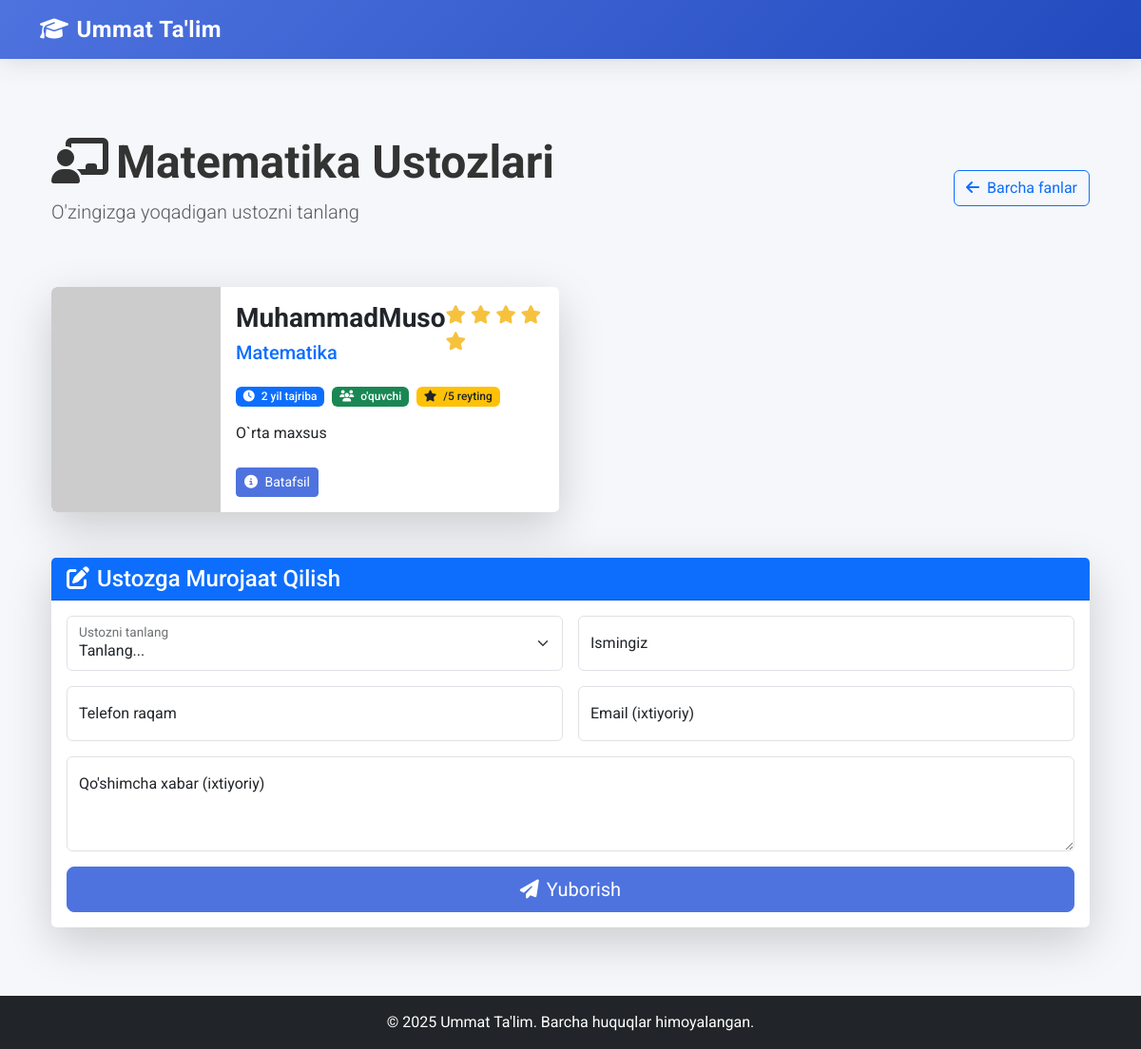
The page /fan/1/ on the database as committed earlier.
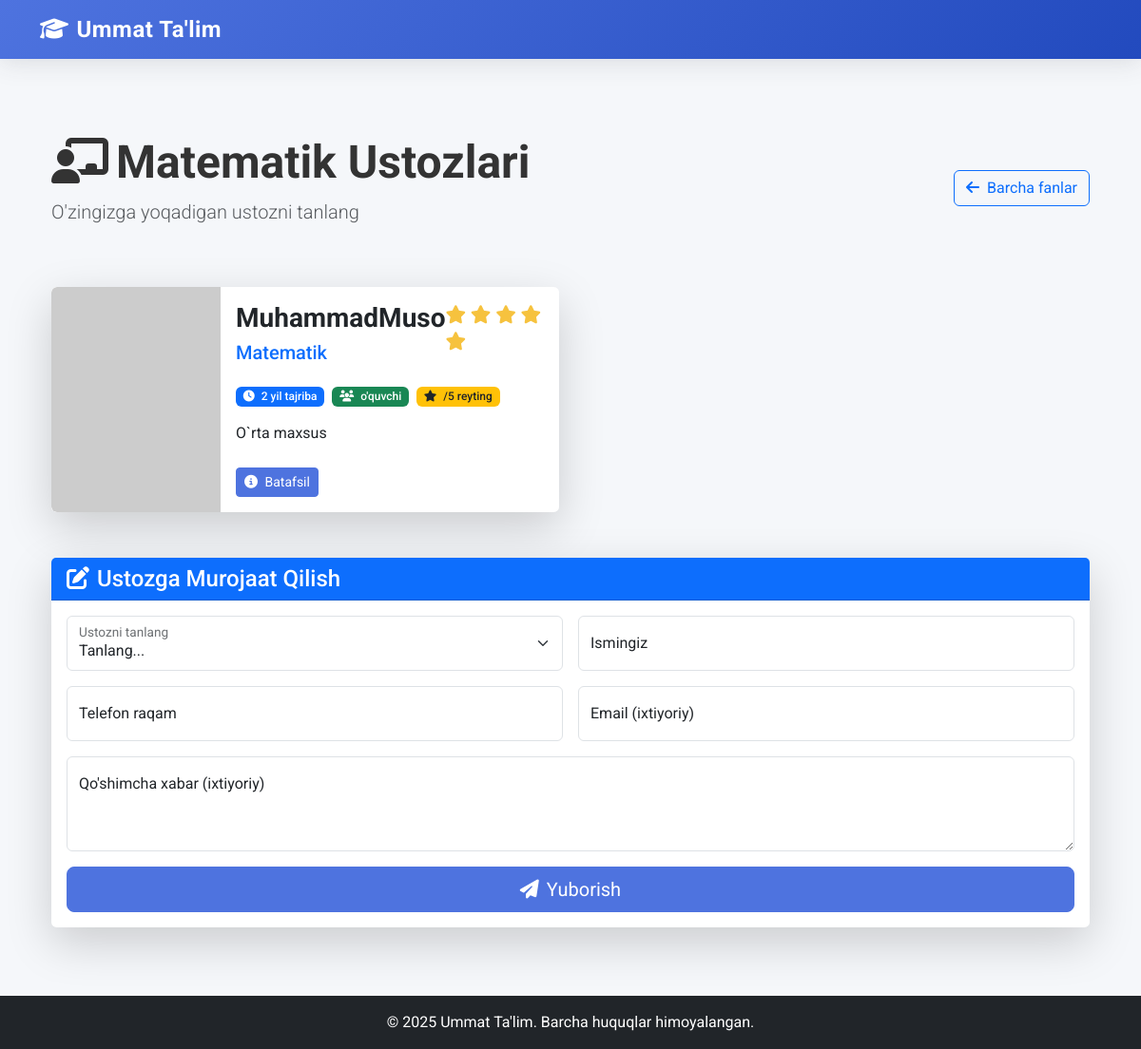
The same page on the database as committed later.
### core/models.py (models this page shows, shortened)
class Fan(models.Model):
    nomi = models.CharField(max_length=100)

class Ustoz(models.Model):
    ism = models.CharField(max_length=100)
    tajriba_yil = models.IntegerField()
    daraja = models.IntegerField(help_text="Daraja qancha yuqori bo`lsa, shuncha yuqoriga chiqadi: ")
    tavsif = models.TextField()
    fan = models.ForeignKey(Fan, on_delete=models.CASCADE)
    rasm = models.ImageField(upload_to='ustoz_rasmlar/', blank=True, null=True)  # ⬅️ BU QO‘SHILADI

### core/views.py (the view, shortened to what this page needs)
# urls.py: path('fan/<int:fan_id>/', ustozlar, name='ustozlar'),  # Har bir fan uchun ustozlar
def ustozlar(request, fan_id):
    fan = get_object_or_404(Fan, id=fan_id)
    ustozlar = fan.ustoz_set.all()
    context = {
        'fan': fan,
        'ustozlar': ustozlar
    }
    return render(request, 'core/ustozlar.html', context)

### core/templates/core/ustozlar.html (shortened to what the changed rows need)
{% extends 'core/base.html' %}
{% block content %}
<div class="container py-5">
    <div class="d-flex justify-content-between align-items-center mb-5">
        <div>
            <h1 class="display-5 fw-bold text-gradient-primary">
                <i class="fas fa-chalkboard-teacher me-2"></i>{{ fan.nomi }} Ustozlari
            </h1>
            <p class="lead text-muted">O'zingizga yoqadigan ustozni tanlang</p>
        </div>
    </div>
    <div class="row g-4">
        {% for ustoz in ustozlar %}
        <div class="col-lg-6">
            <div class="card teacher-card shadow-lg h-100">
                <div class="row g-0">
                    <div class="col-md-4">
                    <img src="{% if ustoz.rasm %}{{ ustoz.rasm.url }}{% else %}https://via.placeholder.com/300{% endif %}"
                        class="img-fluid rounded-start h-100"
                        alt="{{ ustoz.ism }}"
                        style="object-fit: cover;">
                    </div>
                    <div class="col-md-8">
                        <div class="card-body">
                            <div class="d-flex justify-content-between align-items-start">
                                <div>
                                    <h3 class="card-title fw-bold">{{ ustoz.ism }}</h3>
                                    <h5 class="text-primary">{{ ustoz.fan.nomi }}</h5>
                                </div>
                                <div class="star-rating" data-rating="{{ ustoz.daraja }}">
                                    {% for i in "12345" %}
                                        <i class="fas fa-star{% if forloop.counter > ustoz.daraja %} text-muted{% endif %}"></i>
                                    {% endfor %}
                                </div>
                            </div>
                            <div class="teacher-meta my-3">
                                <div class="d-flex flex-wrap gap-2">
                                    <span class="badge bg-primary">
                                        <i class="fas fa-clock me-1"></i> {{ ustoz.tajriba_yil }} yil tajriba
                                    </span>
                                    <span class="badge bg-success">
                                        <i class="fas fa-users me-1"></i> {{ ustoz.students_count }} o'quvchi
                                    </span>
                                    <span class="badge bg-warning text-dark">
                                        <i class="fas fa-star me-1"></i> {{ ustoz.rating }}/5 reyting
                                    </span>
                                </div>
                            </div>
                            <div class="card-text mb-4">
                                <p>{{ ustoz.tavsif|truncatechars:150 }}</p>
                            </div>
                            <button class="btn btn-primary btn-sm" data-bs-toggle="collapse"
                                    data-bs-target="#teacher-{{ ustoz.id }}">
                                <i class="fas fa-info-circle me-1"></i> Batafsil
                            </button>
                        </div>
                    </div>
                </div>
            </div>
        </div>
        {% empty %}
        <div class="col-12">
            <div class="alert alert-warning text-center">
                <i class="fas fa-exclamation-triangle me-2"></i>Bu fandan hozircha ustoz mavjud emas
            </div>
        </div>
        {% endfor %}
    </div>
</div>
{% endblock %}

Rows that differ between the two databases and show on the page:
changed Fan: nomi "Matematika" → "Matematik"
changed Ustoz "MuhammadMuso": fan.nomi "Matematika" → "Matematik"
